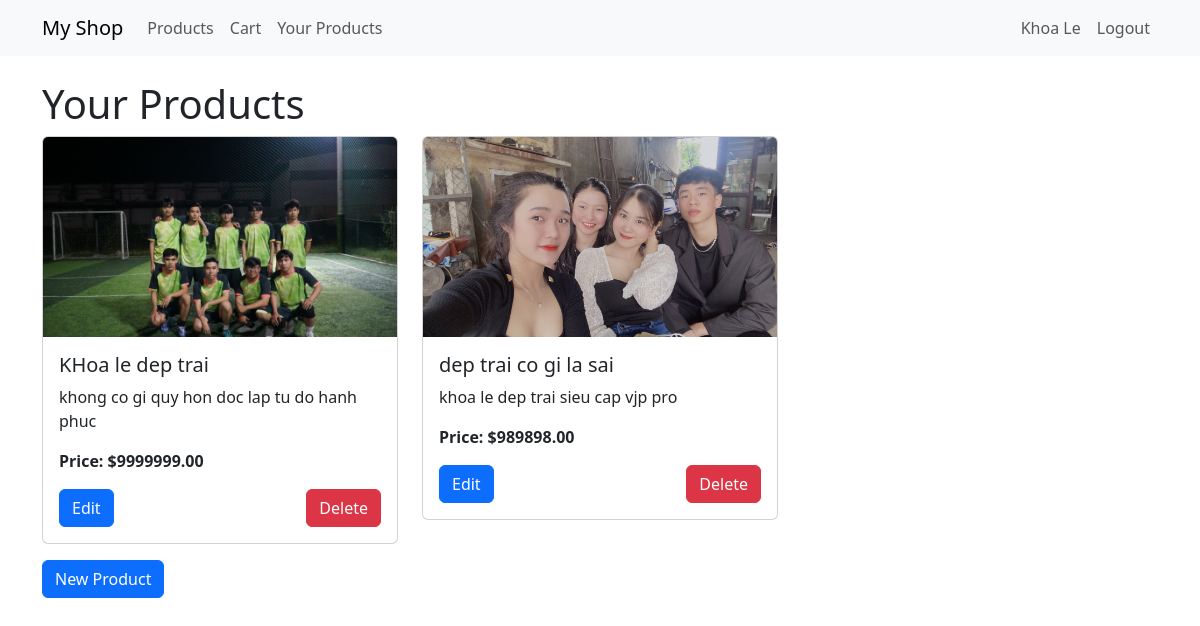
/your-products/ (signed in), run on the app's committed database.
### app/models.py (models this page shows, shortened)
class CustomerInfo(models.Model):
    user = models.OneToOneField(User, on_delete=models.CASCADE)
    name = models.CharField(max_length=100)
    phone = models.CharField(max_length=15, blank=True)
    address = models.TextField(blank=True)
    date_of_birth = models.DateField(null=True, blank=True)
    profile_picture = models.ImageField(upload_to='customers/', blank=True, null=True)

class Product(models.Model):
    owner = models.ForeignKey(User, on_delete=models.CASCADE, related_name='products', null=True)
    name = models.CharField(max_length=200)
    price = models.DecimalField(max_digits=10, decimal_places=2)
    image = models.ImageField(upload_to='products/', blank=True, null=True)
    description = models.TextField(blank=True)

### app/views.py (the view)
# urls.py: path('your-products/', views.your_products, name='your_products'),
@login_required
def your_products(request):
    products = request.user.products.all()
    return render(request, 'your_products.html', {'products': products})

### sales_web/logging_filters.py (called while the page is built)
def get_client_ip(request):
    x_forwarded_for = request.META.get('HTTP_X_FORWARDED_FOR')
    if x_forwarded_for:
        ip = x_forwarded_for.split(',')[0]
    else:
        ip = request.META.get('REMOTE_ADDR')
    return ip

    def __call__(self, request):
        thread_local.ip = get_client_ip(request)
        response = self.get_response(request)
        return response

### app/templates/your_products.html (shortened to what this page needs)
{% extends 'base.html' %}
{% block content %}
<h1>Your Products</h1>
<div class="row">
    {% for product in products %}
    <div class="col-md-4">
        <div class="card">
            {% if product.image %}
                <img src="{{ product.image.url }}" class="card-img-top" alt="{{ product.name }}" style="height: 200px; object-fit: cover;">
            {% else %}
                <img src="https://via.placeholder.com/200x200" class="card-img-top" alt="Placeholder" style="height: 200px; object-fit: cover;">
            {% endif %}
            <div class="card-body">
                <h5 class="card-title">{{ product.name }}</h5>
                <p class="card-text">{{ product.description|truncatewords:20 }}</p>
                <p class="card-text"><strong>Price: ${{ product.price }}</strong></p>
                <div class="d-flex justify-content-between align-items-center">
                    <a href="{% url 'edit_product' product.id %}" class="btn btn-primary">Edit</a>
                    <a href="{% url 'delete_product' product.id %}" class="btn btn-danger">Delete</a>
                </div>
            </div>
        </div>
    </div>
    {% empty %}
    <div class="col-12">
        <p class="text-center">You have no products listed.</p>
    </div>
    {% endfor %}
</div>
    <a href="{% url 'add_product' %}" class="btn btn-primary">New Product</a>
</div>
{% endblock %}

### app/templates/base.html (shortened to what this page needs)
<!DOCTYPE html>
<html lang="en">
<head>
    <link href="https://cdn.jsdelivr.net/npm/bootstrap@5.3.0-alpha1/dist/css/bootstrap.min.css" rel="stylesheet">
</head>
<body>
    <nav class="navbar navbar-expand-lg navbar-light bg-light">
        <div class="container">
            <a class="navbar-brand" href="{% url 'home' %}">My Shop</a>
            <div class="collapse navbar-collapse" id="navbarNav">
                <ul class="navbar-nav me-auto">
                    <li class="nav-item">
                        <a class="nav-link" href="{% url 'product_list' %}">Products</a>
                    </li>
                    {% if user.is_authenticated %}
                    <li class="nav-item">
                        <a class="nav-link" href="{% url 'cart_list' %}">Cart</a>
                    </li>
                    <li class="nav-item">
                        <a class="nav-link" href="{% url 'your_products' %}">Your Products</a>
                    </li>
                    {% endif %}
                </ul>
                <ul class="navbar-nav">
                    {% if user.is_authenticated %}
                    <li class="nav-item">
                        <a class="nav-link" href="{% url 'edit_profile' %}">{{ user.customerinfo.name }}</a>
                    </li>
                    <li class="nav-item">
                        <a class="nav-link" href="{% url 'logout' %}">Logout</a>
                    </li>
                    {% endif %}
                </ul>
            </div>
        </div>
    </nav>
    <div class="container mt-4">
        {% block content %}
        {% endblock %}
</body>
</html>

### data on the page
Product: image (picture), name "KHoa le dep trai", description "khong co gi quy hon doc lap tu do hanh phuc", price "9999999.00"
Product: image (picture), name "dep trai co gi la sai", description "khoa le dep trai sieu cap vjp pro", price "989898.00"

### other printed values
{{ user.customerinfo.name }} "Khoa Le"
